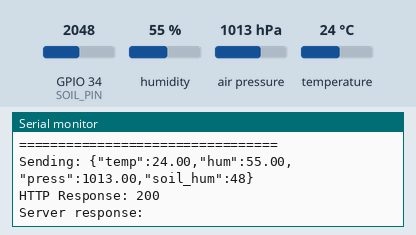
This sketch was run on a simulated ESP32. Parts: the last lines printed to the serial monitor. Inputs (shaded band) come from the test bench; at power-on: humidity 55 %, GPIO 34 (SOIL_PIN) = 2048, air pressure 1013 hPa, temperature 24 °C. WiFi joins after 1.5 s; servers stay silent unless stated; uploads are accepted with an empty reply.

Above: at 2.7 s.
2.8 s: humidity set to 22 %
4.3 s: GPIO 34 (SOIL_PIN) set to 2866
At 4.3 s:
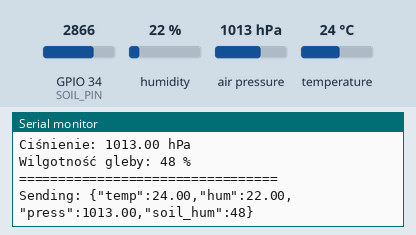
5.8 s: air pressure set to 952 hPa
At 7.1 s:
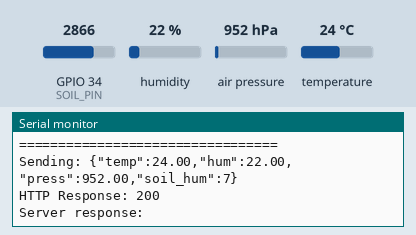
7.3 s: temperature set to 12 °C
At 8.7 s:
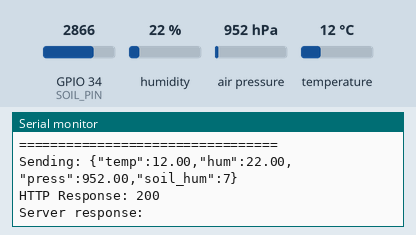
8.8 s: GPIO 34 (SOIL_PIN) set to 3972
At 10.8 s:
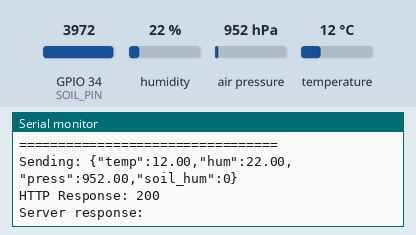
Timing chart, 0 to 11.3 s (numbered marks = the images above; inputs shaded):
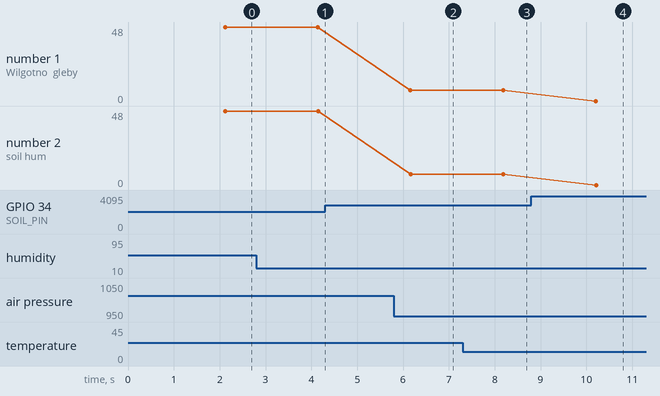

The sketch:

scir.ino
```cpp
#include <Wire.h>
#include <Adafruit_Sensor.h>
#include <Adafruit_BME280.h>
#include <WiFi.h>
#include <HTTPClient.h>

#define SDA_PIN 25
#define SCL_PIN 26
#define SOIL_PIN 34

Adafruit_BME280 bme;

// ===== SIEĆ =====
// ustaw poprawne wartosci
const char* ssid = "";
const char* password = "";


const char* serverName = "http://192.168.1.93:5000/data";  // ZMIEŃ NA SWÓJ IP

unsigned long startTime;
unsigned long lastSendTime = 0;
const unsigned long sendInterval = 2000;  // Wysyłaj co 2 sekundy

// ===== SETUP =====
void setup() {
  Serial.begin(115200);
  Serial.println("\n\nStarting BME280 Sensor...");

  // Inicjalizacja I2C
  Wire.begin(SDA_PIN, SCL_PIN);
  Wire.setClock(100000);

  // Inicjalizacja BME280
  if (!bme.begin(0x76)) {
    Serial.println("BME280 not found! Check wiring.");
    Serial.println("Trying address 0x77...");
    if (!bme.begin(0x77)) {
      Serial.println("BME280 still not found!");
      while (1) {
        delay(1000);
        Serial.print(".");
      }
    }
  }
  Serial.println("BME280 initialized!");

  // Połączenie WiFi
  Serial.print("Connecting to WiFi");
  WiFi.begin(ssid, password);

  int attempts = 0;
  while (WiFi.status() != WL_CONNECTED && attempts < 20) {
    delay(500);
    Serial.print(".");
    attempts++;
  }

  if (WiFi.status() == WL_CONNECTED) {
    Serial.println("\nWiFi connected!");
    Serial.print("ESP32 IP: ");
    Serial.println(WiFi.localIP());
    Serial.print("Connecting to server: ");
    Serial.println(serverName);
  } else {
    Serial.println("\nWiFi connection failed!");
  }


  startTime = millis();
}

// ===== ODCZYT GLEBY =====
int readSoil() {
  int sum = 0;
  int count = 0;

  // Odczytaj 10 próbek
  for (int i = 0; i < 10; i++) {
    int val = analogRead(SOIL_PIN);
    if (val > 0 && val < 4095) {  // ESP32 ma 12-bit ADC (0-4095)
      sum += val;
      count++;
    }
    delay(10);
  }

  if (count == 0) return -1;

  int avg = sum / count;

  // Mapuj wartość na procent (opcjonalnie)
  // Sucha gleba: ~3000, Mokra gleba: ~1000
  int percent = map(avg, 1000, 3000, 100, 0);
  percent = constrain(percent, 0, 100);

  return percent;  // Zwracaj procent wilgotności
}

// ===== WYSYŁANIE DANYCH =====
void sendData(float temperature, float humidity, float pressure, int soilValue) {
  if (WiFi.status() != WL_CONNECTED) {
    Serial.println("WiFi not connected!");
    return;
  }

  HTTPClient http;
  http.begin(serverName);
  http.addHeader("Content-Type", "application/json");
  http.setTimeout(5000);

  // Stwórz JSON
  String jsonData = "{";
  jsonData += "\"temp\":" + String(temperature, 2) + ",";
  jsonData += "\"hum\":" + String(humidity, 2) + ",";
  jsonData += "\"press\":" + String(pressure, 2) + ",";
  jsonData += "\"soil_hum\":" + String(soilValue);
  jsonData += "}";

  Serial.println("\nSending: " + jsonData);

  // Wyślij POST
  int httpResponseCode = http.POST(jsonData);

  if (httpResponseCode > 0) {
    Serial.print("HTTP Response: ");
    Serial.println(httpResponseCode);

    String response = http.getString();
    Serial.print("Server response: ");
    Serial.println(response);
  } else {
    Serial.print("Error code: ");
    Serial.println(httpResponseCode);
    Serial.print("Error: ");
    Serial.println(http.errorToString(httpResponseCode));
  }

  http.end();
}

// ===== LOOP =====
void loop() {
  unsigned long currentMillis = millis();

  // Wysyłaj dane co sendInterval
  if (currentMillis - lastSendTime >= sendInterval) {
    lastSendTime = currentMillis;

    // Odczytaj czujniki
    float temperature = bme.readTemperature();
    float humidity = bme.readHumidity();
    float pressure = bme.readPressure() / 100.0F;
    int soilValue = readSoil();

    // Sprawdź czy odczyty są poprawne
    if (isnan(temperature) || isnan(humidity) || isnan(pressure)) {
      Serial.println("Failed to read from BME280!");
      return;
    }

    // Oblicz czas od startu
    unsigned long elapsed = currentMillis - startTime;
    int minutes = elapsed / 60000;
    int seconds = (elapsed % 60000) / 1000;

    // Wyświetl na serial monitor
    Serial.println("\n=================================");
    Serial.print("Czas: ");
    Serial.print(minutes);
    Serial.print(" min ");
    Serial.print(seconds);
    Serial.println(" s");
    Serial.print("Temperatura: ");
    Serial.print(temperature, 2);
    Serial.println(" °C");
    Serial.print("Wilgotność powietrza: ");
    Serial.print(humidity, 2);
    Serial.println(" %");
    Serial.print("Ciśnienie: ");
    Serial.print(pressure, 2);
    Serial.println(" hPa");
    Serial.print("Wilgotność gleby: ");
    Serial.print(soilValue);
    Serial.println(" %");
    Serial.println("=================================");

    // Wyślij dane na serwer
    sendData(temperature, humidity, pressure, soilValue);
  }

  delay(100);  // Małe opóźnienie
}
```

Measured:
- after the input at 5.8 s, the serial monitor: prints a new line after 0.36 s (image 2)
- after the input at 7.3 s, the serial monitor: prints a new line after 0.88 s (image 3)
- after the input at 8.8 s, the serial monitor: prints a new line after 1.4 s (image 4)
